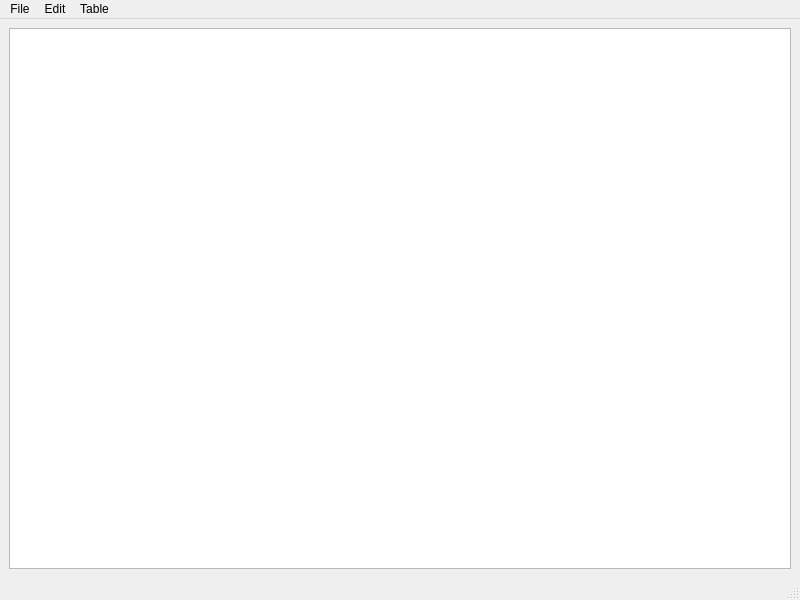
<ui version="4.0" >
 <class>MainWindow</class>
 <widget class="QMainWindow" name="MainWindow" >
  <property name="windowModality" >
   <enum>Qt::ApplicationModal</enum>
  </property>
  <property name="geometry" >
   <rect>
    <x>0</x>
    <y>0</y>
    <width>800</width>
    <height>600</height>
   </rect>
  </property>
  <property name="windowTitle" >
   <string>Times</string>
  </property>
  <widget class="QWidget" name="centralwidget" >
   <layout class="QVBoxLayout" >
    <item>
     <widget class="QTableView" name="table" >
      <property name="alternatingRowColors" >
       <bool>true</bool>
      </property>
      <property name="sortingEnabled" >
       <bool>true</bool>
      </property>
     </widget>
    </item>
   </layout>
  </widget>
  <widget class="QMenuBar" name="menubar" >
   <property name="geometry" >
    <rect>
     <x>0</x>
     <y>0</y>
     <width>800</width>
     <height>32</height>
    </rect>
   </property>
   <widget class="QMenu" name="menuFile" >
    <property name="title" >
     <string>File</string>
    </property>
   </widget>
   <widget class="QMenu" name="menuEdit" >
    <property name="title" >
     <string>Edit</string>
    </property>
   </widget>
   <widget class="QMenu" name="menuTable" >
    <property name="title" >
     <string>Table</string>
    </property>
    <addaction name="actionProjects" />
    <addaction name="actionInvoices" />
    <addaction name="actionClients" />
    <addaction name="actionTimes" />
   </widget>
   <addaction name="menuFile" />
   <addaction name="menuEdit" />
   <addaction name="menuTable" />
  </widget>
  <widget class="QStatusBar" name="statusbar" />
  <action name="actionProjects" >
   <property name="checkable" >
    <bool>false</bool>
   </property>
   <property name="text" >
    <string>Projects</string>
   </property>
  </action>
  <action name="actionInvoices" >
   <property name="text" >
    <string>Invoices</string>
   </property>
  </action>
  <action name="actionClients" >
   <property name="text" >
    <string>Clients</string>
   </property>
  </action>
  <action name="actionTimes" >
   <property name="text" >
    <string>Times</string>
   </property>
  </action>
 </widget>
 <resources/>
 <connections/>
</ui>
